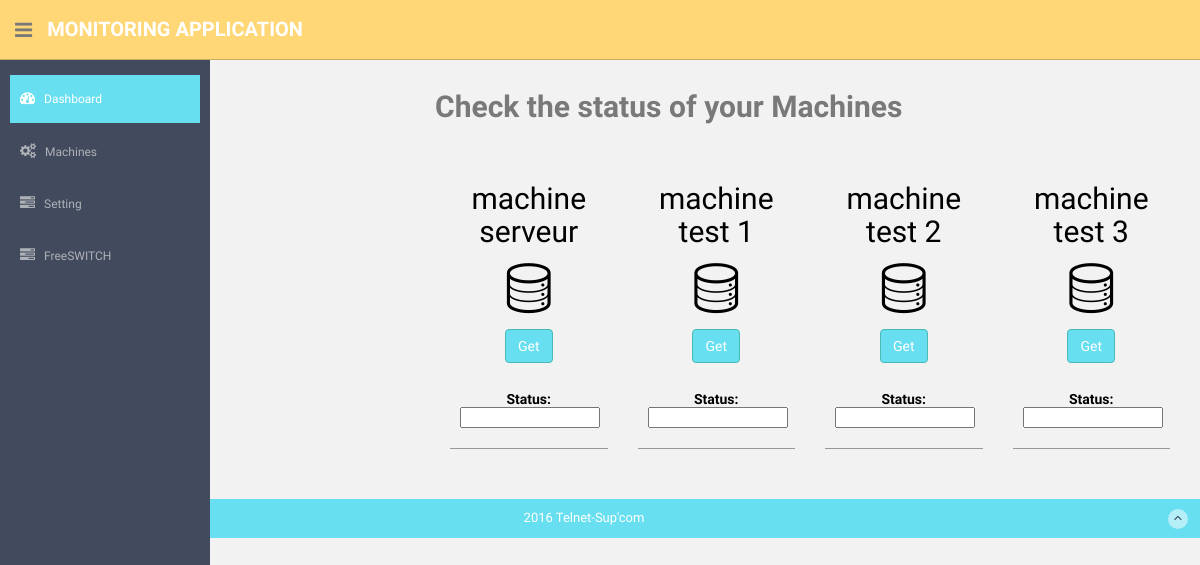
/monitoring_app/pid/ (signed in), run on the app's committed database.
### monitoring_app/models.py (models this page shows, shortened)
class Machine(models.Model):
    name= models.CharField(default="Machine 1",max_length=30)
    address = models.CharField(default='168.85.69.4',max_length=12)
    username=models.CharField(default="Foulen",max_length=30)
    password= models.CharField(default="****",max_length=30)
    Prefix_freeswitch=models.CharField(default="1",max_length=5)
    class Meta:
        ordering = ["name"]

### monitoring_app/views.py (the view)
@login_required
def pid (request) :
    print "in pid view"
    context = RequestContext(request)
    if request.method == 'GET':
        Process_name = request.GET.get('Process name')
    return render_to_response(
            'monitoring_app/status.html',data(),context)

### monitoring_app/views.py (called while the page is built)
def data ():
    machine = Machine.objects.all()
    call = Call.objects.all()
    data = {
    "machine_detail" : machine
    }
    return data

### monitoring_app/templates/monitoring_app/status.html (shortened to what this page needs)
{% extends "monitoring_app/bases/index.html" %}
{% load staticfiles %}
{% block content %}
      <section id="main-content">
          <section class="wrapper">
                  <div class="main-chart"><div>
                  <h2><b>Check the status of your Machines </b></h2><br/>
						 {% for machine in machine_detail %}
						 <div class="col-md-3 col-sm-3 box0">
                  			<div class="box1">
						       <div ng-controller="monitoringcontroller">
							    <h2> {{ machine.name }}</h2>
					  			<span class="li_data"></span>
						<button type="button" class="btn btn-theme" ng-click="statusge({{machine.id}})">Get</button></br></br>
		              <h5><b>Status:<input  type="text" ng-model="status" size="12"/><br/></b></h5>
								</div>
                  			</div>
                  		</div>
                  	{% endfor %}
                  </div>
			 </section>
			 </section>
{% endblock %}

### monitoring_app/static/assets/css/style.css (style rules this page uses)
body { color: #797979; background: #f2f2f2; font-family: 'Ruda', sans-serif; padding: 0px !important; margin: 0px !important; font-size:13px; }
.btn-theme { color: #fff; background-color: #68dff0; border-color: #48bcb4; }
#main-content { margin-left: 210px; }
.wrapper { display: inline-block; margin-top: 15px; padding-left: 15px; padding-right: 15px; padding-bottom: 15px; padding-top: 0px; width: 100%; }
.box1 { padding: 10px; text-align: center; color: black; border-bottom: 1px solid #989898; }
.box1 span { font-size: 50px; }
.main-chart { padding-top: 20px; padding-bottom: 20px; }

### data on the page
Machine: name "machine serveur"
Machine: name "machine test 1"
Machine: name "machine test 2"
Machine: name "machine test 3"
